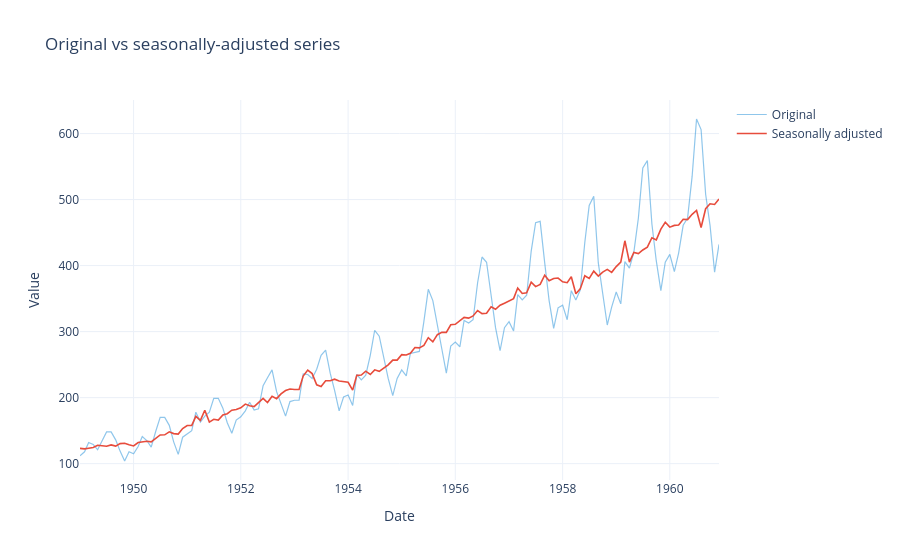

Notebook code for this chart:
### Markdown cell above
## 7. Seasonally-adjusted series

Subtracting the seasonal component gives you a *seasonally adjusted* view — useful for spotting underlying trend changes. Toggle the legend to compare.

### Code cell
seasonally_adjusted = series - result_stl.seasonal

fig = go.Figure()
fig.add_trace(go.Scatter(x=series.index, y=series.values, mode="lines",
                         name="Original", opacity=0.55,
                         line=dict(color="#3498db", width=1.2)))
fig.add_trace(go.Scatter(x=seasonally_adjusted.index, y=seasonally_adjusted.values,
                         mode="lines", name="Seasonally adjusted",
                         line=dict(color="#e74c3c", width=1.6)))
fig.update_layout(title="Original vs seasonally-adjusted series",
                  xaxis_title="Date", yaxis_title="Value", height=380,
                  hovermode="x unified")
fig.show()

### Figure 1 — Plotly figure (JSON) as saved in the notebook; plotly's stock layout.template omitted (floating-point values rounded to 4 significant figures; data arrays with more than 128 entries replaced by an {"elided": "..."} marker saying what was removed)
{"data": [{"line": {"color": "#3498db", "width": 1.2}, "mode": "lines", "name": "Original", "opacity": 0.55, "type": "scatter", "x": {"elided": "144 str values"}, "y": {"elided": "144 int values"}}, {"line": {"color": "#e74c3c", "width": 1.6}, "mode": "lines", "name": "Seasonally adjusted", "type": "scatter", "x": {"elided": "144 str values"}, "y": {"elided": "144 float values"}}], "layout": {"autosize": true, "hovermode": "x unified", "title": {"text": "Original vs seasonally-adjusted series"}, "xaxis": {"autorange": true, "range": ["1949-01-01", "1960-12-01"], "title": {"text": "Date"}, "type": "date"}, "yaxis": {"autorange": true, "range": [75.22, 650.8], "title": {"text": "Value"}, "type": "linear"}}}
